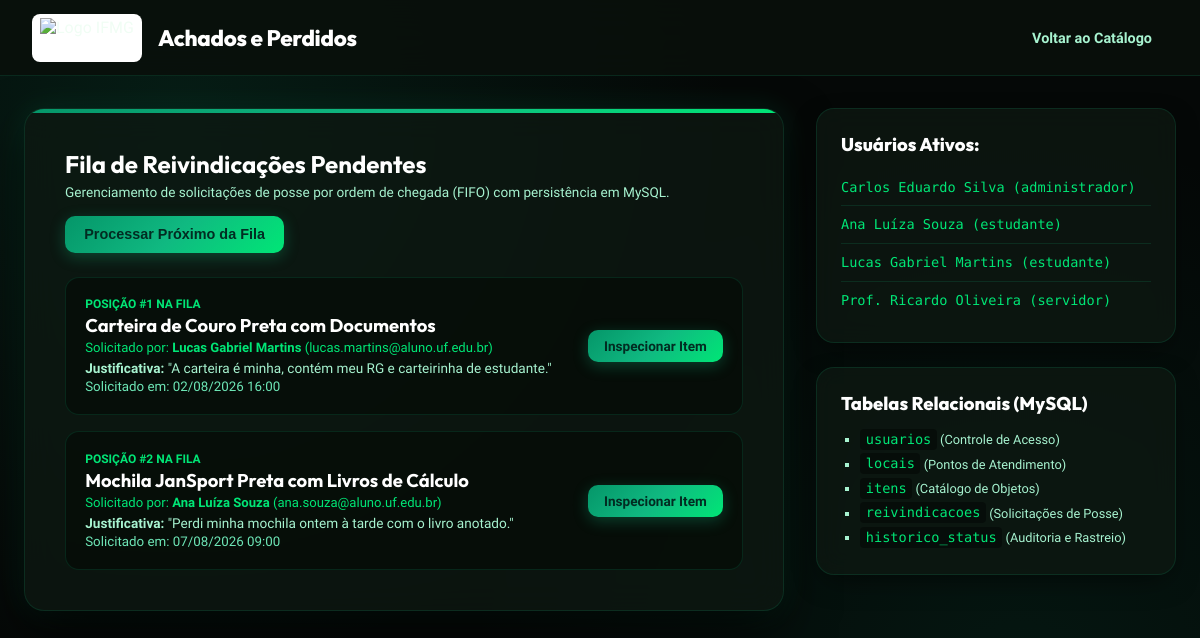
The app's page /app/public/admin_fila.php with its own data.
### tables this page shows
CREATE TABLE IF NOT EXISTS reivindicacoes (
    id INT AUTO_INCREMENT PRIMARY KEY,
    item_id INT NOT NULL,
    usuario_id INT NOT NULL,
    justificativa TEXT NOT NULL,
    status_reivindicacao ENUM('pendente_aprovacao', 'aprovada', 'rejeitada') NOT NULL DEFAULT 'pendente_aprovacao',
    data_reivindicacao DATETIME NOT NULL DEFAULT CURRENT_TIMESTAMP,
    CONSTRAINT fk_reivindicacoes_item FOREIGN KEY (item_id) REFERENCES itens (id) ON DELETE CASCADE ON UPDATE CASCADE,
    CONSTRAINT fk_reivindicacoes_usuario FOREIGN KEY (usuario_id) REFERENCES usuarios (id) ON UPDATE CASCADE
);

CREATE TABLE IF NOT EXISTS itens (
    id INT AUTO_INCREMENT PRIMARY KEY,
    titulo VARCHAR(200) NOT NULL,
    descricao TEXT NOT NULL,
    categoria VARCHAR(50) NOT NULL,
    status ENUM('encontrado', 'reivindicado', 'devolvido', 'desativado') NOT NULL DEFAULT 'encontrado',
    valor_estimado DECIMAL(10, 2) NOT NULL DEFAULT 0.00,
    local_id INT NOT NULL,
    cadastrado_por_usuario_id INT NOT NULL,
    cor VARCHAR(60) NULL,
    marca VARCHAR(60) NULL,
    numero_serie VARCHAR(100) NULL,
    tamanho VARCHAR(20) NULL,
    tags TEXT NULL,
    desativado TINYINT(1) NOT NULL DEFAULT 0,
    data_registro DATETIME NOT NULL DEFAULT CURRENT_TIMESTAMP,
    CONSTRAINT fk_itens_local FOREIGN KEY (local_id) REFERENCES locais (id) ON UPDATE CASCADE,
    CONSTRAINT fk_itens_usuario FOREIGN KEY (cadastrado_por_usuario_id) REFERENCES usuarios (id) ON UPDATE CASCADE,
    INDEX idx_itens_status_categoria (status, categoria),
    INDEX idx_itens_data (data_registro)
);

CREATE TABLE IF NOT EXISTS usuarios (
    id INT AUTO_INCREMENT PRIMARY KEY,
    nome VARCHAR(150) NOT NULL,
    email VARCHAR(150) NOT NULL UNIQUE,
    matricula VARCHAR(50) NULL,
    tipo ENUM('administrador', 'servidor', 'estudante') NOT NULL DEFAULT 'estudante',
    curso_departamento VARCHAR(150) NULL,
    telefone VARCHAR(30) NULL,
    ativo TINYINT(1) NOT NULL DEFAULT 1,
    data_cadastro DATETIME NOT NULL DEFAULT CURRENT_TIMESTAMP
);

### app/config/db.php (called while the page is built, shortened)
<?php
class Database {
    private static ?PDO $pdo = null;
    private static bool $schemaChecked = false;
    public static function getConnection(): PDO {
        if (self::$pdo === null) {
            $dbUrl = getenv('DATABASE_URL') ?: getenv('MYSQL_URL');
            if ($dbUrl) {
                $parsed = parse_url($dbUrl);
                $host = $parsed['host'] ?? 'localhost';
                $port = $parsed['port'] ?? 3306;
                $user = $parsed['user'] ?? 'root';
                $pass = $parsed['pass'] ?? '';
                $dbName = ltrim($parsed['path'] ?? 'unifind_db', '/');
            } else {
                $host = getenv('DB_HOST') ?: getenv('MYSQL_HOST') ?: getenv('MYSQLHOST') ?: '127.0.0.1';
                $port = getenv('DB_PORT') ?: getenv('MYSQL_PORT') ?: getenv('MYSQLPORT') ?: '3306';
                $dbName = getenv('DB_NAME') ?: getenv('MYSQL_DATABASE') ?: getenv('MYSQLDATABASE') ?: 'unifind_db';
                $user = getenv('DB_USER') ?: getenv('MYSQL_USER') ?: getenv('MYSQLUSER') ?: 'root';
                $pass = getenv('DB_PASSWORD') ?: getenv('MYSQL_PASSWORD') ?: getenv('MYSQLPASSWORD') ?: '';
            }
            $dsn = "mysql:host={$host};port={$port};dbname={$dbName};charset=utf8mb4";
            $options = [
                PDO::ATTR_ERRMODE            => PDO::ERRMODE_EXCEPTION,
                PDO::ATTR_DEFAULT_FETCH_MODE => PDO::FETCH_ASSOC,
                PDO::ATTR_EMULATE_PREPARES   => false,
                PDO::MYSQL_ATTR_INIT_COMMAND => "SET NAMES utf8mb4 COLLATE utf8mb4_unicode_ci"
            ];
            try {
                self::$pdo = new PDO($dsn, $user, $pass, $options);
            } catch (PDOException $e) {
                try {
                    $dsnNoDb = "mysql:host={$host};port={$port};charset=utf8mb4";
                    $tempPdo = new PDO($dsnNoDb, $user, $pass, $options);
                    $tempPdo->exec("CREATE DATABASE IF NOT EXISTS `{$dbName}` CHARACTER SET utf8mb4 COLLATE utf8mb4_unicode_ci");
                    self::$pdo = new PDO($dsn, $user, $pass, $options);
                } catch (Exception $ex) {
                    die("Erro de conexão com o banco de dados MySQL: " . $e->getMessage());
                }
            }
            if (!self::$schemaChecked) {
                self::ensureSchema(self::$pdo);
                self::$schemaChecked = true;
            }
        }
        return self::$pdo;
    }
    private static function ensureSchema(PDO $pdo): void {
        try {
            $tables = $pdo->query("SHOW TABLES LIKE 'itens'")->fetchAll();
        } catch (Exception $e) {
        }
    }
}
function getDb(): PDO {
    return Database::getConnection();
}
function dbQuery(string $sql, array $params = []): PDOStatement {
    $stmt = getDb()->prepare($sql);
    $stmt->execute($params);
    return $stmt;
}
function dbFetchAll(string $sql, array $params = []): array {
    return dbQuery($sql, $params)->fetchAll();
}

### app/public/admin_fila.php (the view, shortened to what this page needs)
<?php
require_once __DIR__ . '/../config/db.php';
$filaItems = [];
$sqlFila = "SELECT r.id AS reivindicacao_id, r.justificativa, r.data_reivindicacao, r.status_reivindicacao,
                   i.id, i.titulo, i.categoria, i.status,
                   u.nome AS solicitante_nome, u.email AS solicitante_email, u.matricula
            FROM reivindicacoes r
            JOIN itens i ON r.item_id = i.id
            JOIN usuarios u ON r.usuario_id = u.id
            WHERE r.status_reivindicacao = 'pendente_aprovacao'
            ORDER BY r.data_reivindicacao ASC";
$rawFila = dbFetchAll($sqlFila);
foreach ($rawFila as $item) {
    $filaItems[] = [
        'id' => (string)$item['id'],
        'titulo' => $item['titulo'] ?? '',
        'categoria' => $item['categoria'] ?? '',
        'solicitante_nome' => $item['solicitante_nome'] ?? 'Estudante',
        'solicitante_email' => $item['solicitante_email'] ?? '',
        'justificativa' => $item['justificativa'] ?? 'Sem justificativa',
        'data_reivindicacao' => !empty($item['data_reivindicacao']) ? date('d/m/Y H:i', strtotime($item['data_reivindicacao'])) : 'Recente'
    ];
}
$onlineUsers = [];
if (empty($onlineUsers)) {
    $recentUsers = dbFetchAll("SELECT nome, tipo FROM usuarios WHERE ativo = 1 LIMIT 4");
    foreach ($recentUsers as $u) {
        $onlineUsers[] = $u['nome'] . " (" . $u['tipo'] . ")";
    }
}
?>
<!DOCTYPE html>
<html lang="pt-BR">
<head>
    <link rel="stylesheet" href="css/style.css">
    <link rel="stylesheet" href="/css/style.css">
    <link rel="stylesheet" href="/public/css/style.css">
</head>
<body>
    <header class="header-nav">
        <div class="nav-container">
            <a href="index.php" class="logo-group">
                <img src="https://www.ifmg.edu.br/portal/imagens/logovertical.jpg" alt="Logo IFMG" class="logo-img">
                <div class="logo-text">Achados e Perdidos</div>
            </a>
            <ul class="nav-links">
                <li><a href="index.php" class="nav-link">Voltar ao Catálogo</a></li>
            </ul>
        </div>
    </header>
    <div class="container">
        <div class="layout-grid">
            <div>
                <div class="hero-section">
                    <div style="display: flex; justify-content: space-between; align-items: center; margin-bottom: 1.5rem; flex-wrap: wrap; gap: 1rem;">
                        <div>
                            <h2 style="font-family: var(--font-heading); font-size: 1.5rem; color: white;">Fila de Reivindicações Pendentes</h2>
                            <p style="font-size: 0.85rem; color: var(--text-secondary); margin-top: 0.3rem;">
                                Gerenciamento de solicitações de posse por ordem de chegada (FIFO) com persistência em MySQL.
                            </p>
                        </div>
                        <?php if (!empty($filaItems)): ?>
                            <form method="POST">
                                <button type="submit" name="action_pop_fila" class="btn-primary">
                                    Processar Próximo da Fila
                                </button>
                            </form>
                        <?php endif; ?>
                    </div>
                    <?php if (!empty($filaItems)): ?>
                        <div style="display: flex; flex-direction: column; gap: 1rem;">
                            <?php foreach ($filaItems as $idx => $item): ?>
                                <div style="background: rgba(5, 12, 8, 0.7); padding: 1.2rem; border-radius: 14px; border: 1px solid var(--border-glass); display: flex; justify-content: space-between; align-items: center; flex-wrap: wrap; gap: 1rem;">
                                    <div>
                                        <div style="font-size: 0.75rem; color: var(--neon-green); font-weight: 800;">POSIÇÃO #<?= $idx + 1 ?> NA FILA</div>
                                        <h3 style="font-family: var(--font-heading); font-size: 1.15rem; color: white; margin: 0.2rem 0;"><?= htmlspecialchars($item['titulo'], ENT_QUOTES | ENT_SUBSTITUTE, 'UTF-8') ?></h3>
                                        <div style="font-size: 0.82rem; color: var(--neon-green); margin-bottom: 0.3rem;">
                                            Solicitado por: <strong><?= htmlspecialchars($item['solicitante_nome'], ENT_QUOTES | ENT_SUBSTITUTE, 'UTF-8') ?></strong> (<?= htmlspecialchars($item['solicitante_email'], ENT_QUOTES | ENT_SUBSTITUTE, 'UTF-8') ?>)
                                        </div>
                                        <p style="font-size: 0.85rem; color: var(--text-secondary); margin-top: 0.25rem;">
                                            <strong>Justificativa:</strong> "<?= htmlspecialchars($item['justificativa'], ENT_QUOTES | ENT_SUBSTITUTE, 'UTF-8') ?>"
                                        </p>
                                        <small style="color: var(--text-muted);">Solicitado em: <?= $item['data_reivindicacao'] ?></small>
                                    </div>
                                    <a href="item_detalhe.php?id=<?= $item['id'] ?>" class="btn-primary" style="padding: 0.5rem 1rem; font-size: 0.85rem;">Inspecionar Item</a>
                                </div>
                            <?php endforeach; ?>
                        </div>
                    <?php else: ?>
                        <div style="text-align: center; padding: 3rem; color: var(--text-muted);">
                            Nenhuma reivindicação pendente na fila no momento.
                        </div>
                    <?php endif; ?>
                </div>
            </div>
            <div>
                <div class="sidebar-panel">
                    <h3 class="panel-title">Usuários Ativos:</h3>
                    <ul class="ranking-list">
                        <?php foreach ($onlineUsers as $user): ?>
                            <li class="ranking-item">
                                <span style="font-size: 0.85rem; font-family: var(--font-mono); color: var(--neon-green);"><?= htmlspecialchars($user, ENT_QUOTES | ENT_SUBSTITUTE, 'UTF-8') ?></span>
                            </li>
                        <?php endforeach; ?>
                    </ul>
                </div>
                <div class="sidebar-panel">
                    <h3 class="panel-title">Tabelas Relacionais (MySQL)</h3>
                    <ul style="font-size: 0.8rem; color: var(--text-secondary); line-height: 1.8; list-style: square; padding-left: 1.2rem;">
                        <li><code>usuarios</code> (Controle de Acesso)</li>
                        <li><code>locais</code> (Pontos de Atendimento)</li>
                        <li><code>itens</code> (Catálogo de Objetos)</li>
                        <li><code>reivindicacoes</code> (Solicitações de Posse)</li>
                        <li><code>historico_status</code> (Auditoria e Rastreio)</li>
                    </ul>
                </div>
            </div>
        </div>
    </div>
</body>
</html>

### app/public/css/style.css (style rules this page uses)
:root { --bg-dark: #050807; --bg-space: #09100c; --bg-card: rgba(14, 24, 18, 0.75); --bg-card-hover: rgba(22, 38, 28, 0.9); --bg-input: rgba(5, 12, 8, 0.85); --border-glass: rgba(16, 185, 129, 0.15); --border-glass-hover: rgba(16, 185, 129, 0.5); --primary: #059669; --primary-light: #10b981; --neon-green: #00e676; --primary-gradient: linear-gradient(135deg, #059669 0%, #10b981 50%, #00e676 100%); --secondary-gradient: linear-gradient(135deg, #047857 0%, #065f46 100%); --text-primary: #f0fdf4; --text-secondary: #a7f3d0; --text-muted: #6ee7b7; --text-dark-muted: #34d399; --font-heading: 'Outfit', sans-serif; --font-body: 'Plus Jakarta Sans', sans-serif; --font-mono: 'Fira Code', monospace; --shadow-premium: 0 20px 50px rgba(0, 0, 0, 0.7), 0 0 30px rgba(16, 185, 129, 0.15); --shadow-card: 0 10px 30px -10px rgba(0, 0, 0, 0.7); }
* { margin: 0; padding: 0; box-sizing: border-box; }
body { background-color: var(--bg-dark); background-image: radial-gradient(circle at 15% 15%, rgba(16, 185, 129, 0.12) 0%, transparent 45%), radial-gradient(circle at 85% 85%, rgba(5, 150, 105, 0.1) 0%, transparent 45%); background-attachment: fixed; color: var(--text-primary); font-family: var(--font-body); min-height: 100vh; padding-bottom: 4rem; }
.header-nav { background: rgba(9, 16, 12, 0.9); backdrop-filter: blur(20px); -webkit-backdrop-filter: blur(20px); border-bottom: 1px solid var(--border-glass); position: sticky; top: 0; z-index: 1000; padding: 0.85rem 2rem; }
.nav-container { max-width: 1280px; margin: 0 auto; display: flex; justify-content: space-between; align-items: center; gap: 1.5rem; }
.logo-group { display: flex; align-items: center; gap: 1rem; text-decoration: none; color: var(--text-primary); }
.logo-img { height: 48px; width: auto; object-fit: contain; background: #ffffff; padding: 4px 8px; border-radius: 8px; }
.logo-text { font-family: var(--font-heading); font-size: 1.4rem; font-weight: 800; color: #ffffff; letter-spacing: -0.3px; }
.nav-links { display: flex; align-items: center; gap: 1rem; list-style: none; }
.nav-link { color: var(--text-secondary); text-decoration: none; padding: 0.5rem 1rem; border-radius: 8px; font-size: 0.9rem; font-weight: 600; transition: all 0.2s ease; }
.btn-primary { background: var(--primary-gradient); color: #022c22; padding: 0.65rem 1.2rem; border-radius: 10px; text-decoration: none; font-weight: 800; font-size: 0.9rem; border: none; cursor: pointer; display: inline-flex; align-items: center; gap: 0.5rem; box-shadow: 0 4px 15px rgba(16, 185, 129, 0.3); transition: all 0.25s ease; }
.container { max-width: 1280px; margin: 2rem auto; padding: 0 1.5rem; }
.hero-section { background: var(--bg-card); backdrop-filter: blur(16px); border: 1px solid var(--border-glass); border-radius: 20px; padding: 2.5rem; margin-bottom: 2rem; box-shadow: var(--shadow-premium); position: relative; overflow: hidden; }
.hero-section::before { content: ''; position: absolute; top: 0; left: 0; width: 100%; height: 4px; background: var(--primary-gradient); }
.layout-grid { display: grid; grid-template-columns: 1fr 360px; gap: 2rem; }
.sidebar-panel { background: var(--bg-card); border: 1px solid var(--border-glass); border-radius: 18px; padding: 1.5rem; margin-bottom: 1.5rem; backdrop-filter: blur(12px); box-shadow: var(--shadow-card); }
.panel-title { font-family: var(--font-heading); font-size: 1.15rem; font-weight: 800; color: white; margin-bottom: 0.75rem; }
.ranking-list { list-style: none; }
.ranking-item { display: flex; align-items: center; justify-content: space-between; padding: 0.65rem 0; border-bottom: 1px solid var(--border-glass); font-size: 0.88rem; }
.ranking-item:last-child { border-bottom: none; }
code { font-family: var(--font-mono); font-size: 0.85rem; color: var(--neon-green); background: rgba(0, 0, 0, 0.4); padding: 0.15rem 0.35rem; border-radius: 4px; }

### records on screen
reivindicacoes: item.titulo "Carteira de Couro Preta com Documentos", usuario.nome "Lucas Gabriel Martins", usuario.email "lucas.martins@aluno.uf.edu.br", justificativa "A carteira é minha, contém meu RG e carteirinha de estudante.", data_reivindicacao "02/08/2026 16:00"
reivindicacoes: item.titulo "Mochila JanSport Preta com Livros de Cálculo", usuario.nome "Ana Luíza Souza", usuario.email "ana.souza@aluno.uf.edu.br", justificativa "Perdi minha mochila ontem à tarde com o livro anotado.", data_reivindicacao "07/08/2026 09:00"

### other values on screen
$user "Carlos Eduardo Silva (administrador)"
$user "Ana Luíza Souza (estudante)"
$user "Lucas Gabriel Martins (estudante)"
$user "Prof. Ricardo Oliveira (servidor)"
